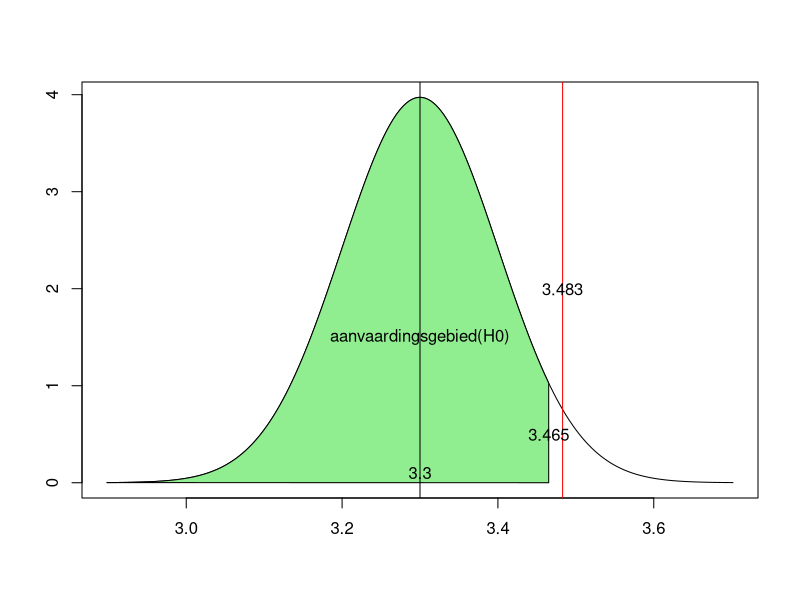

The R script that drew this image:
#H5: De z-toets

#We hebben een steekproef met
n <- 30     #30 superhelden (steekproefgroote)
sm <- 3.483 #steekproefgemiddelde
s <- 0.55   #standaardafwijking
a <- 0.05   #significantieniveau (gekozen door de onderzoeker)
m0 <- 3.3   #hypothetisch populatiegemiddelde (H0)

#Kunnen we vanuit deze steekproef besluiten dat mu > 3.3?
#H0: mu = 3.3 -> nullhypothese, willen we ontkrachtten
#H1: mu > 3.3 -> alternatieve hypothese, willen we aantonen

#Methode 1: Overschrijdingskans
#Wat is de kans dat je in een steekproef het gegeven steekproefgemiddelde
#ziet? P(M < sm) in een verdeling M  ~ Nor(m0, s/sqrt(n))
p <- 1 - pnorm(sm, m0, s/sqrt(n)) #= 0.03419546

#De gevonden kans is bijzonder klein, kleiner dan het significantieniveau
if(p < a){
  print("H0 verwerpen")
}else{
  print("H0 niet verwerpen")
}

#Methode 2: Kritieke grensgebied

#Onder welke waarde kan je H0 niet verwerpen?
g <- m0 + qnorm(1-a) * s /sqrt(n)

#Als het gevonden steekproefgemiddelde niet onder g ligt, kan je H0 niet verwerpen
if(sm < g){
  print("H0 niet verwerpen")
}else {
  print("H0 verwerpen")
}

#plot van deze casus
#grenzen van de plot (x-waarden)
x <- seq(m0-4*s/sqrt(n), m0+4*s/sqrt(n), length=200)
#y-waarden (volgens de Gauss-curve)
dist <- dnorm(x, m0, s/sqrt(n))
plot(x, dist, type="l", ylab = "", xlab = "")

#toon het gevonden steekproefgemiddelde ahv rode verticale lijn 
abline(v=sm, col="red")
text(sm, 2, sm)

#het aanvaardingsgebied plotten
i<- x<=g #Waardenvanxlinksvang
polygon( #Plotdezewaardenopdegrafiek
  c(x[i],g,g),
  c(dist[i],dnorm(g,m0,s/sqrt(n)),0),
  col="lightgreen")
text(g,.5,signif(g,digits=4)) #Toongrenswaarde

text(m0,0.1,m0) #Hypothetisch populatiegemiddelde
abline(v=m0)    #Trekdaareenvertikalelijn

text(m0,1.5,"aanvaardingsgebied(H0)")
